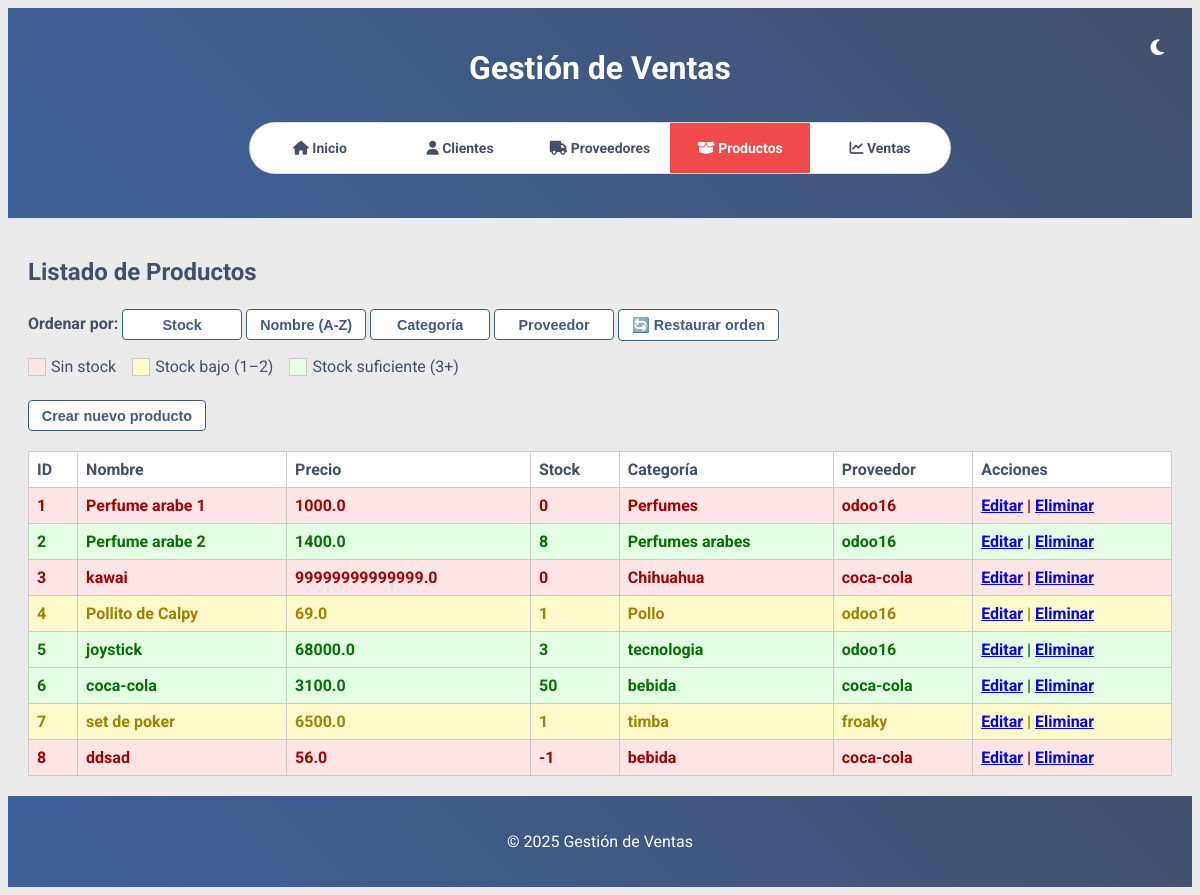
The app's page /productos/lista, older data.
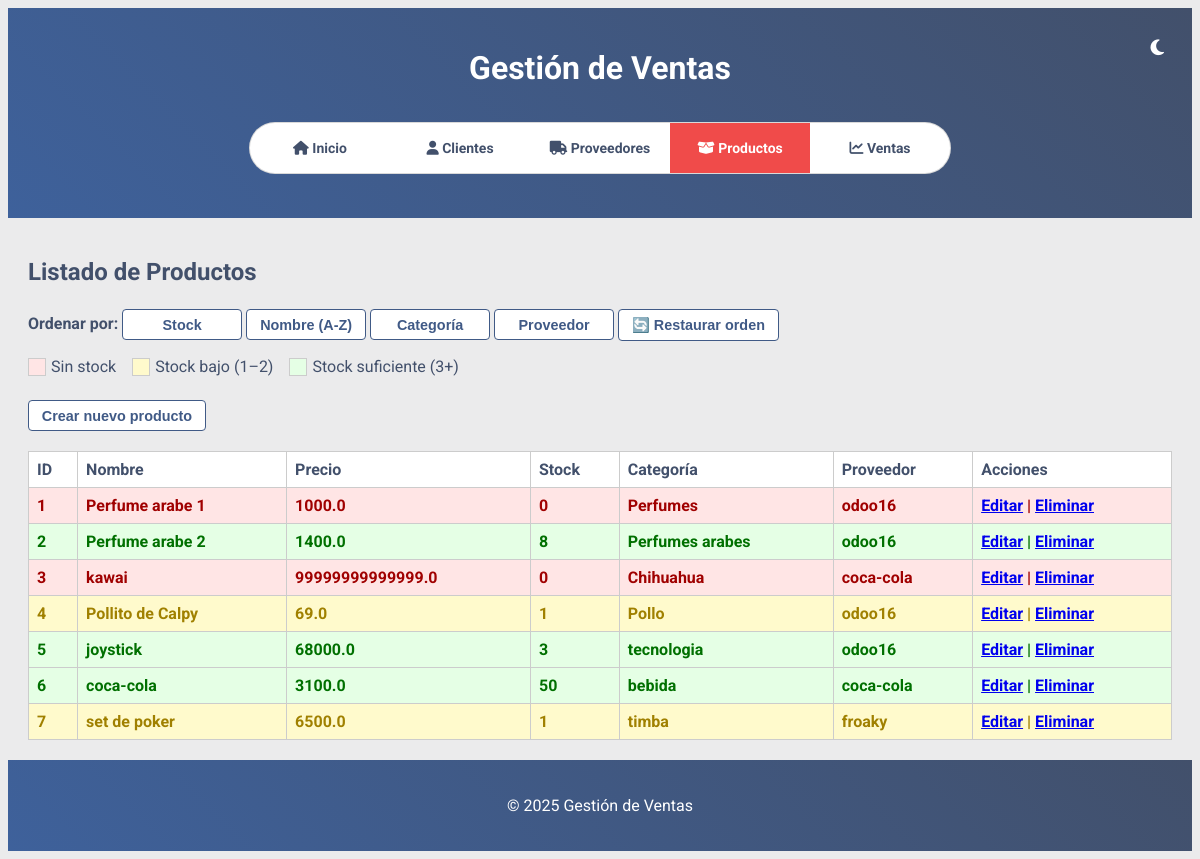
The same page, newer data.
### models/producto.py (models this page shows, shortened)
class Producto(db.Model):
    __tablename__ = 'productos'
    id = db.Column(db.Integer, primary_key=True)
    name = db.Column(db.String(50), nullable=False)
    precio = db.Column(db.Float, nullable=True)
    stock = db.Column(db.Integer, nullable=True)
    categoria = db.Column(db.String(50), nullable=False)
    proveedor_id = db.Column(db.Integer, db.ForeignKey('proveedores.id'), nullable=False)

### models/proveedor.py (models this page shows, shortened)
class Proveedor(db.Model):
    __tablename__ = 'proveedores'
    id = db.Column(db.Integer, primary_key=True)
    name = db.Column(db.String(50), nullable=False)
    telefono = db.Column(db.String(20), nullable=False)

### routes/productos.py (the view)
@bp.route('/lista', methods=['GET'])
def lista_productos():
    productos = get_all_productos()
    proveedores = {p.id: p.name for p in Proveedor.query.all()}  # <- clave: ID, valor: nombre
    return render_template('productos/lista.html', productos=productos, proveedores=proveedores)

### services/productos_service.py (called while the page is built)
def get_all_productos():
    return Producto.query.all()

### templates/productos/lista.html (shortened to what this page needs)
{% extends "base.html" %}
{% block content %}
<h2>Listado de Productos</h2>
<div class="leyenda-colores" style="margin-bottom: 1rem;">
  <strong>Ordenar por:</strong>
  <button class="ordenar-btn" data-sort="stock">Stock</button>
  <button class="ordenar-btn" data-sort="nombre">Nombre (A-Z)</button>
  <button class="ordenar-btn" data-sort="categoria">Categoría</button>
  <button class="ordenar-btn" data-sort="proveedor">Proveedor</button>
  <button id="reset-order">🔄 Restaurar orden</button>
</div>
<div class="leyenda-colores" style="margin-bottom: 1rem;">
  <ul style="list-style: none; padding-left: 0; display: flex; gap: 1rem;">
    <li style="display: flex; align-items: center;">
      <span class="color-box bg-sin-stock"></span> Sin stock
    </li>
    <li style="display: flex; align-items: center;">
      <span class="color-box bg-bajo-stock"></span> Stock bajo (1–2)
    </li>
    <li style="display: flex; align-items: center;">
      <span class="color-box bg-stock-ok"></span> Stock suficiente (3+)
    </li>
  </ul>
</div>
<a href="{{ url_for('productos.crear_producto_view') }}"><button class="ordenar-btn" data-sort="stock">Crear nuevo producto</button></a>
<table id="tabla-stock">
  <thead>
    <tr>
      <th>ID</th>
      <th>Nombre</th>
      <th>Precio</th>
      <th>Stock</th>
      <th>Categoría</th>
      <th>Proveedor</th>
      <th>Acciones</th>
    </tr>
  </thead>
  <tbody>
    {% for p in productos %}
<tr
  data-stock="{{ p.stock }}"
  data-categoria="{{ p.categoria | lower }}"
  data-proveedor="{{ proveedores[p.proveedor_id] | lower }}"
  data-nombre="{{ p.name | lower }}"
>
  <td>{{ p.id }}</td>
  <td>{{ p.name }}</td>
  <td>{{ p.precio }}</td>
  <td>{{ p.stock }}</td>
  <td>{{ p.categoria }}</td>
  <td>{{ proveedores[p.proveedor_id] }}</td>
  <td>
    <a href="{{ url_for('productos.editar_producto_view', id=p.id) }}">Editar</a> |
    <a href="{{ url_for('productos.eliminar_producto_view', id=p.id) }}">Eliminar</a>
  </td>
</tr>
{% endfor %}
  </tbody>
</table>
{% endblock %}

Row changes from the older to the newer data that the page shows:
removed Producto: id "8", name "ddsad", precio "56.0", stock "-1", categoria "bebida", {{ proveedores[p.proveedor_id] }} "coca-cola"
